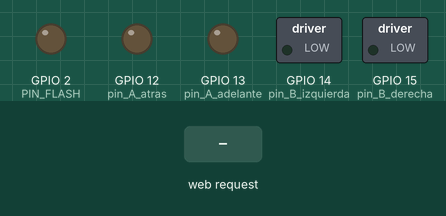
Simulated run of this sketch. Board: ESP32. Parts: switched loads named in the sketch (green lamp = pin HIGH), output pins drawn as LEDs (lit = HIGH). The test bench sets the inputs (shaded band). WiFi joins after 1.5 s; servers stay silent unless stated; the camera gives no picture; what the sketch prints to the serial monitor is not drawn.

Above: at 3.0 s.
3.1 s: HTTP request GET /avanzar received
At 3.4 s:
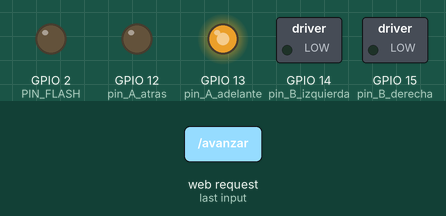
4.6 s: HTTP request GET /atras received
At 5.7 s:
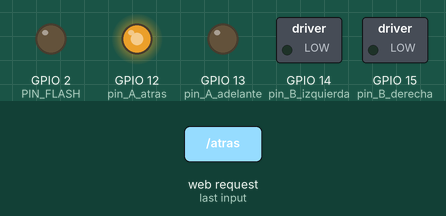
6.1 s: HTTP request GET /izquierda received
At 6.8 s:
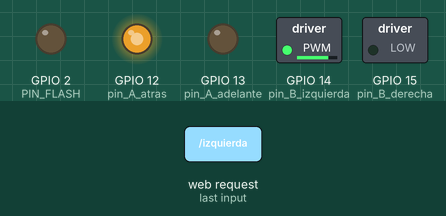
7.6 s: HTTP request GET /parar_propulsion received
At 8.0 s:
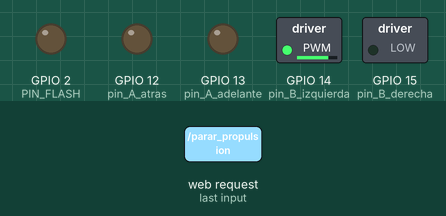
9.1 s: HTTP request GET /derecha received
At 10.3 s:
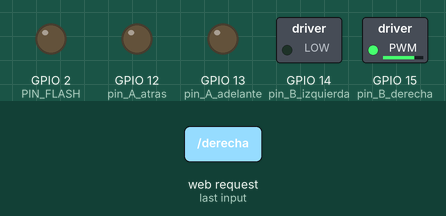
10.6 s: HTTP request GET /flash_on received
At 11.5 s:
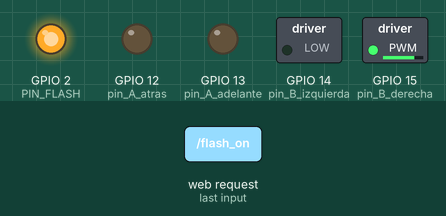
Timing chart, 0 to 13.1 s (numbered marks = the images above; inputs shaded):
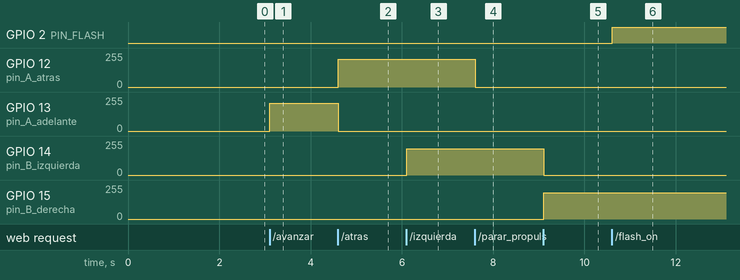

Measured:
- after the input at 3.1 s, GPIO 13 (pin_A_adelante): 0/255 → 210/255 at once
- after the input at 4.6 s, GPIO 12 (pin_A_atras): 0/255 → 210/255 at once; GPIO 13 (pin_A_adelante): 210/255 → 0/255 at once
- after the input at 6.1 s, GPIO 14 (pin_B_izquierda): 0/255 → 198/255 at once
- after the input at 7.6 s, GPIO 12 (pin_A_atras): 210/255 → 0/255 at once
- after the input at 9.1 s, GPIO 14 (pin_B_izquierda): 198/255 → 0/255 at once; GPIO 15 (pin_B_derecha): 0/255 → 198/255 at once
- after the input at 10.6 s, GPIO 2 (PIN_FLASH): LOW → HIGH at once

The sketch:

Coche_ESP32_Web.ino
```cpp
#include <WiFi.h>
#include <ESPAsyncWebServer.h>
#include <ESPmDNS.h>

#include "esp_camera.h"
#include "camera_pins.h"
#include "stream_server.h"
#include "control_motores.h"

#define PIN_FLASH 2    // Flash LED (Asegúrate que es el 4 en tu placa, a veces es el 2)
//#define LED_PIN       // LED de estado (rojo trasero, suele ser 33 invertido)

// --- WI-FI ---
const char *ssid = "TU_RED_WIFI";
const char *password = "TU_CONTRASEÑA";


const int VELOCIDAD_BASE = 150;
const int VELOCIDAD_GIRO = 120;

AsyncWebServer server(80);

// --- HTML GAME BOY CON LÓGICA RESTAURADA ---
const char index_html[] PROGMEM = R"rawliteral(
<!DOCTYPE html>
<html>
<head>
  <title>KartGPT Controller</title>
  <meta charset="utf-8">
  <meta name="viewport" content="width=device-width, initial-scale=1.0, maximum-scale=1.0, user-scalable=no">
  <style>
    /* --- CSS ESTILO GAMEBOY (LIGERO) --- */
    body {
      background-color: #202020;
      color: white;
      font-family: sans-serif;
      display: flex;
      justify-content: center;
      align-items: center;
      min-height: 100vh;
      margin: 0;
      touch-action: manipulation;
      user-select: none;
    }

    /* Carcasa */
    .gb-body {
      background-color: #9DBBE3; /* Teal GBC */
      width: 320px;
      height: 580px;
      border-radius: 10px 10px 50px 10px;
      box-shadow: 5px 5px 15px rgba(0,0,0,0.5), inset 2px 2px 5px rgba(255,255,255,0.3);
      padding: 20px;
      display: flex;
      flex-direction: column;
      align-items: center;
      position: relative;
    }

    /* Marco Pantalla */
    .screen-lens {
      background-color: #555;
      width: 100%;
      padding: 15px 0 30px 0;
      border-radius: 10px 10px 40px 10px;
      box-shadow: inset 2px 2px 5px rgba(0,0,0,0.5);
      display: flex;
      flex-direction: column;
      align-items: center;
      margin-bottom: 20px;
    }

    /* LCD */
    .screen-container {
        width: 240px; height: 180px;
        background: #000;
        border: 4px solid #444;
        display: flex; align-items: center; justify-content: center;
        box-shadow: inset 2px 2px 5px rgba(0,0,0,0.6);
        overflow: hidden;
    }
    img#stream { width: 100%; height: 100%; object-fit: cover; }

    /* Mensaje de Estado (ID restaurado a auto-msg) */
    #auto-msg {
        display: none;
        color: #0f0;
        font-family: monospace;
        font-weight: bold;
        text-align: center;
    }

    .power-led {
        position: absolute; top: 80px; left: 15px;
        width: 8px; height: 8px; border-radius: 50%;
        background-color: #333;
    }
    .power-led.on { background-color: red; box-shadow: 0 0 5px red; }

    /* Área Controles */
    .controls-area { width: 100%; display: flex; justify-content: space-between; margin-top: 20px; }

    /* Cruceta */
    .dpad { width: 100px; height: 100px; position: relative; }
    .d-btn { position: absolute; background: #222; border: none; cursor: pointer; }
    .d-btn:active, .d-btn.active-key { background: #444; }

    #btn-fwd { top: 0; left: 33px; width: 34px; height: 34px; border-radius: 3px 3px 0 0; }
    #btn-bwd { bottom: 0; left: 33px; width: 34px; height: 34px; border-radius: 0 0 3px 3px; }
    #btn-left { top: 33px; left: 0; width: 34px; height: 34px; border-radius: 3px 0 0 3px; }
    #btn-right { top: 33px; right: 0; width: 34px; height: 34px; border-radius: 0 3px 3px 0; }
    .d-center { position: absolute; top: 33px; left: 33px; width: 34px; height: 34px; background: #222; z-index: 1; }

    /* Botones A/B */
    .action-group { transform: rotate(-20deg); margin-top: 10px; }
    .round-btn {
        width: 45px; height: 45px; border-radius: 50%; border: none;
        color: #333; font-weight: bold; font-size: 10px;
        box-shadow: 2px 2px 5px rgba(0,0,0,0.3); cursor: pointer;
        margin-left: 10px; display: flex; justify-content: center; align-items: center;
    }
    .round-btn:active { transform: scale(0.95); box-shadow: inset 1px 1px 3px rgba(0,0,0,0.4); }

    /* Botón LED (E) */
    #btn-led { background: #a0a; margin-bottom: 15px; }
    #btn-led.active { background: #d0d; box-shadow: 0 0 10px #fff; color: white; }

    /* Botón MODO (Espacio) */
    #btn-mode { background: #555; color: white; }
    #btn-mode.mode-auto { background: #4caf50; box-shadow: 0 0 10px #4caf50; }

    .label { font-size: 10px; color: #333; font-weight: bold; text-align: center; margin-top: 2px;}

  </style>
</head>
<body>

  <div class="gb-body">
    <div class="screen-lens">
      <div class="power-led on"></div>
      <div class="screen-container">
        <img id="stream" src="">
        <div id="auto-msg">ESPERANDO<br>PYTHON...</div>
      </div>
      <div style="margin-top:5px; font-size:12px; font-weight:bold; color:#ccc; letter-spacing:1px;">KART<span style="color:#d0d">GPT</span></div>
    </div>

    <div class="controls-area">

      <div class="dpad" id="manual-controls">
        <div class="d-center"></div>
        <button class="d-btn" id="btn-fwd" onmousedown="startMove('/avanzar')" onmouseup="stopPropulsion()" ontouchstart="startMove('/avanzar')" ontouchend="stopPropulsion()"></button>
        <button class="d-btn" id="btn-left" onmousedown="startMove('/izquierda')" onmouseup="stopDireccion()" ontouchstart="startMove('/izquierda')" ontouchend="stopDireccion()"></button>
        <button class="d-btn" id="btn-right" onmousedown="startMove('/derecha')" onmouseup="stopDireccion()" ontouchstart="startMove('/derecha')" ontouchend="stopDireccion()"></button>
        <button class="d-btn" id="btn-bwd" onmousedown="startMove('/atras')" onmouseup="stopPropulsion()" ontouchstart="startMove('/atras')" ontouchend="stopPropulsion()"></button>
      </div>

      <div class="action-group">
        <div style="text-align:center;">
            <button id="btn-led" class="round-btn" onclick="toggleLed()">LED (E)</button>
        </div>
        <div style="text-align:center; margin-right: 30px;">
            <button id="btn-mode" class="round-btn" onclick="toggleMode()">MANUAL</button>
        </div>
      </div>

    </div>
  </div>

  <script>
     let isAutoMode = false;
     let isLedOn = false;
     const streamImg = document.getElementById('stream');
     const autoMsg = document.getElementById('auto-msg');
     const modeBtn = document.getElementById('btn-mode');
     const ledBtn = document.getElementById('btn-led');
     const manualControls = document.getElementById('manual-controls');

     // Al cargar, iniciamos en manual (Video ON)
     window.onload = function() {
       startVideo();
     };

     function startVideo() {
       streamImg.style.display = 'block';
       autoMsg.style.display = 'none';
       streamImg.src = 'http://' + window.location.hostname + ':81/stream';
     }

     function stopVideo() {
       streamImg.src = ""; // ESTO ES CLAVE: Libera el socket
       streamImg.style.display = 'none';
       autoMsg.style.display = 'block';
     }

     function toggleMode() {
       isAutoMode = !isAutoMode;

       if (isAutoMode) {
         // --- ACTIVAR MODO AUTOMÁTICO ---
         stopVideo();
         stopAll();
         // Cambiar UI
         modeBtn.innerText = "AUTO";
         modeBtn.className = "round-btn mode-auto";
         manualControls.style.opacity = "0.3";
         manualControls.style.pointerEvents = "none";

       } else {
         // --- VOLVER A MODO MANUAL ---
         startVideo();
         // Cambiar UI
         modeBtn.innerText = "MANUAL";
         modeBtn.className = "round-btn mode-manual";
         manualControls.style.opacity = "1";
         manualControls.style.pointerEvents = "auto";
       }
     }

     function toggleLed() {
         isLedOn = !isLedOn;
         // Arreglo de rutas: El C++ espera /flash_on o /flash_off
         sendCommand(isLedOn ? '/flash_on' : '/flash_off');

         if (isLedOn) {
             ledBtn.classList.add('active');
         } else {
             ledBtn.classList.remove('active');
         }
     }

     // --- Funciones de Control ---
     function sendCommand(url) {
       fetch(url, { method: 'GET' }).catch(err => console.error('Error:', err));
     }
     function startMove(dir) { sendCommand(dir); }
     function stopPropulsion() { sendCommand('/parar_propulsion'); }
     function stopDireccion() { sendCommand('/parar_direccion'); }
     function stopAll() { sendCommand('/parar_todo'); }

     // --- Control por Teclado ---
     const keyActions = {
       'w': { start: '/avanzar', stop: '/parar_propulsion', btnId: 'btn-fwd' },
       's': { start: '/atras', stop: '/parar_propulsion', btnId: 'btn-bwd' },
       'a': { start: '/izquierda', stop: '/parar_direccion', btnId: 'btn-left' },
       'd': { start: '/derecha', stop: '/parar_direccion', btnId: 'btn-right' },
       ' ': { action: 'mode_toggle' },  // Espacio -> Modo
       'e': { action: 'led_toggle', btnId: 'btn-led' } // E -> LED
     };

     document.addEventListener('keydown', (event) => {
       if (event.repeat) return;
       const key = event.key.toLowerCase();
       const action = keyActions[key];

       if (action) {
           // Prevenir scroll con espacio
           if (key === ' ') event.preventDefault();

           if (action.action === 'led_toggle') {
               toggleLed();
           } else if (action.action === 'mode_toggle') {
               toggleMode();
           } else if (!isAutoMode) {
               // Comandos de movimiento (solo si no está en auto)
               sendCommand(action.start);
               if (action.btnId) document.getElementById(action.btnId).classList.add('active-key');
           }
       }
     });

     document.addEventListener('keyup', (event) => {
       if (isAutoMode) return;
       const key = event.key.toLowerCase();
       const action = keyActions[key];

       if (action && action.stop) {
         sendCommand(action.stop);
         if (action.btnId) document.getElementById(action.btnId).classList.remove('active-key');
       }
     });

     document.oncontextmenu = function(event) { event.preventDefault(); return false; };
   </script>
</body>
</html>
)rawliteral";

// --- SETUP CÁMARA ---
void setupCamara(){
  camera_config_t config;
  config.ledc_channel = LEDC_CHANNEL_0;
  config.ledc_timer = LEDC_TIMER_0;
  config.pin_d0 = Y2_GPIO_NUM;
  config.pin_d1 = Y3_GPIO_NUM;
  config.pin_d2 = Y4_GPIO_NUM;
  config.pin_d3 = Y5_GPIO_NUM;
  config.pin_d4 = Y6_GPIO_NUM;
  config.pin_d5 = Y7_GPIO_NUM;
  config.pin_d6 = Y8_GPIO_NUM;
  config.pin_d7 = Y9_GPIO_NUM;
  config.pin_xclk = XCLK_GPIO_NUM;
  config.pin_pclk = PCLK_GPIO_NUM;
  config.pin_vsync = VSYNC_GPIO_NUM;
  config.pin_href = HREF_GPIO_NUM;
  config.pin_sccb_sda = SIOD_GPIO_NUM;
  config.pin_sccb_scl = SIOC_GPIO_NUM;
  config.pin_pwdn = PWDN_GPIO_NUM;
  config.pin_reset = RESET_GPIO_NUM;
  config.xclk_freq_hz = 20000000;
  config.frame_size = FRAMESIZE_QVGA;
  config.pixel_format = PIXFORMAT_JPEG;
  config.grab_mode = CAMERA_GRAB_WHEN_EMPTY;
  config.fb_location = CAMERA_FB_IN_PSRAM;
  config.jpeg_quality = 12;
  config.fb_count = 1;

  if (esp_camera_init(&config) != ESP_OK) {
    Serial.println("Error al iniciar cámara");
    return;
  }
  sensor_t * s = esp_camera_sensor_get();
  s->set_hmirror(s, 1);
  s->set_vflip(s, 1);
}

// --- RUTAS ---
void setupServerRoutes() {
  server.on("/", HTTP_GET, [](AsyncWebServerRequest *request){
    request->send_P(200, "text/html", index_html);
  });

  // Rutas de Movimiento
  server.on("/avanzar", HTTP_GET, [](AsyncWebServerRequest *request){
    avanzar(VELOCIDAD_BASE); request->send(200, "text/plain", "OK");
  });
  server.on("/atras", HTTP_GET, [](AsyncWebServerRequest *request){
    retroceder(VELOCIDAD_BASE); request->send(200, "text/plain", "OK");
  });
  server.on("/parar_propulsion", HTTP_GET, [](AsyncWebServerRequest *request){
    parar_propulsion(); request->send(200, "text/plain", "OK");
  });
  server.on("/izquierda", HTTP_GET, [](AsyncWebServerRequest *request){
    girar_direccion(VELOCIDAD_GIRO, IZQ); request->send(200, "text/plain", "OK");
  });
  server.on("/derecha", HTTP_GET, [](AsyncWebServerRequest *request){
    girar_direccion(VELOCIDAD_GIRO, DER); request->send(200, "text/plain", "OK");
  });
  server.on("/parar_direccion", HTTP_GET, [](AsyncWebServerRequest *request){
    parar_direccion(); request->send(200, "text/plain", "OK");
  });
  server.on("/parar_todo", HTTP_GET, [](AsyncWebServerRequest *request){
    parar_propulsion(); parar_direccion(); request->send(200, "text/plain", "OK");
  });

  // --- RUTAS LED ---
  server.on("/flash_on", HTTP_GET, [](AsyncWebServerRequest *request){
    digitalWrite(PIN_FLASH, HIGH);
    request->send(200, "text/plain", "LED ON");
  });
  server.on("/flash_off", HTTP_GET, [](AsyncWebServerRequest *request){
    digitalWrite(PIN_FLASH, LOW);
    request->send(200, "text/plain", "LED OFF");
  });
}

// --- SETUP ---
void setup() {
  Serial.begin(115200);

  // Configuración de Pines LED
  pinMode(PIN_FLASH, OUTPUT);
  digitalWrite(PIN_FLASH, LOW);
 // pinMode(LED_PIN, OUTPUT); // LED rojo trasero (opcional)
//  digitalWrite(LED_PIN, HIGH); // Apagado (lógica inversa en algunos modelos)

  setupCamara();
  setupMotores();

  WiFi.begin(ssid, password);
  while (WiFi.status() != WL_CONNECTED) {
    delay(500);
    Serial.print(".");
  }
  Serial.println("\nIP: ");
  Serial.println(WiFi.localIP());

  if (MDNS.begin("coche-esp32")) {
    MDNS.addService("http", "tcp", 80);
  }

  setupServerRoutes();
  server.begin();
  startCameraStreamServer();
}

void loop() {}
```

control_motores.cpp
```cpp
#include <Arduino.h>
#include "control_motores.h" // Incluimos su propio archivo de cabecera

// --- Configuración de Hardware ---
#define PWM_FREQ 5000
#define PWM_RESOLUTION 8
const int MIN_MOTOR_SPEED = 150;

// --- Definición de Pines ---
// Motor A (Propulsión)
const int pin_A_adelante = 13; // in 1
const int pin_A_atras = 12; // in 2
// Motor B (Dirección)
const int pin_B_derecha = 15; // in 3
const int pin_B_izquierda = 14; // in 4

// --- Implementación de Funciones ---

/**
 * @brief Calcula el valor PWM real basado en la velocidad mínima
 */
int calcularPWM(int vel) {
  if (vel == 0) return 0;
  return map(vel, 1, 255, MIN_MOTOR_SPEED, 255);
}

/**
 * @brief Configura todos los pines y el PWM para los motores
 */
void setupMotores() {
  ledcAttach(pin_A_adelante, PWM_FREQ, PWM_RESOLUTION);
  ledcAttach(pin_A_atras, PWM_FREQ, PWM_RESOLUTION);
  ledcAttach(pin_B_derecha, PWM_FREQ, PWM_RESOLUTION);
  ledcAttach(pin_B_izquierda, PWM_FREQ, PWM_RESOLUTION);
  parar_propulsion();
  parar_direccion();
}

void avanzar(int vel) {
  int motorPWM = calcularPWM(vel);
  ledcWrite(pin_A_adelante, motorPWM);
  ledcWrite(pin_A_atras, 0);
}

void retroceder(int vel) {
  int motorPWM = calcularPWM(vel);
  ledcWrite(pin_A_adelante, 0);
  ledcWrite(pin_A_atras, motorPWM);
}

void parar_propulsion() {
  ledcWrite(pin_A_adelante, 0);
  ledcWrite(pin_A_atras, 0);
}

void girar_direccion(int vel, int dir) {
  int motorPWM = calcularPWM(vel);
  if (dir == DER) {
    ledcWrite(pin_B_derecha, motorPWM);
    ledcWrite(pin_B_izquierda, 0);
  } else if (dir == IZQ) {
    ledcWrite(pin_B_derecha, 0);
    ledcWrite(pin_B_izquierda, motorPWM);
  }
}

void parar_direccion() {
  ledcWrite(pin_B_derecha, 0);
  ledcWrite(pin_B_izquierda, 0);
}
```

control_motores.h
```cpp
#ifndef CONTROL_MOTORES_H
#define CONTROL_MOTORES_H

// --- Constantes de Control ---
#define IZQ -1
#define DER 1

// --- Declaración de Funciones ---
// (Estas son las funciones que el .ino principal podrá llamar)

void setupMotores();
void avanzar(int vel);
void retroceder(int vel);
void parar_propulsion();
void girar_direccion(int vel, int dir);
void parar_direccion();

#endif
```

stream_server.cpp
```cpp
#include "esp_http_server.h"
#include "esp_timer.h"
#include "esp_camera.h"
#include "stream_server.h"

// Define el tipo de contenido para un stream MJPEG
#define PART_BOUNDARY "123456789000000000000987654321"
static const char* _STREAM_CONTENT_TYPE = "multipart/x-mixed-replace;boundary=" PART_BOUNDARY;

// Manejador del stream: esta función se ejecuta cada vez que un navegador pide el /stream
static esp_err_t stream_handler(httpd_req_t *req){
  camera_fb_t * fb = NULL;
  esp_err_t res = ESP_OK;
  char * part_buf[64];

  // Envía la cabecera del stream
  res = httpd_resp_set_type(req, _STREAM_CONTENT_TYPE);
  if(res != ESP_OK){
    return res;
  }

  // Bucle infinito mientras el cliente esté conectado
  while(true){
    fb = esp_camera_fb_get(); // Obtiene un frame de la cámara
    if (!fb) {
      continue;
    }

    // Envía la cabecera de esta "parte" del stream (un frame JPG)
    res = httpd_resp_send_chunk(req, (const char *)part_buf,
            sprintf((char *)part_buf, "Content-Type: image/jpeg\r\nContent-Length: %u\r\n\r\n", fb->len));

    if(res == ESP_OK){
      // Envía los datos de la imagen
      res = httpd_resp_send_chunk(req, (const char *)fb->buf, fb->len);
    }

    // Envía el delimitador de la "parte"
    if(res == ESP_OK){
      res = httpd_resp_send_chunk(req, "\r\n--" PART_BOUNDARY "\r\n", strlen("\r\n--" PART_BOUNDARY "\r\n"));
    }

    esp_camera_fb_return(fb); // Devuelve el buffer del frame

    if(res != ESP_OK){
      break; // Si hay un error (ej. cliente se desconectó), salimos
    }
  }
  return res;
}

// Función que inicia el servidor
void startCameraStreamServer(){
  httpd_handle_t stream_httpd = NULL;
  httpd_config_t config = HTTPD_DEFAULT_CONFIG();
  config.server_port = 81; // Puerto 81
  config.ctrl_port = 81;   // Puerto de control (igual)

  // URI (ruta) para el stream
  httpd_uri_t stream_uri = {
    .uri       = "/stream",
    .method    = HTTP_GET,
    .handler   = stream_handler,
    .user_ctx  = NULL
  };

  // Inicia el servidor
  if (httpd_start(&stream_httpd, &config) == ESP_OK) {
    // Registra el manejador de la ruta /stream
    httpd_register_uri_handler(stream_httpd, &stream_uri);
  }
}
```

stream_server.h
```cpp
#pragma once

// Inicia el servidor de stream en el puerto 81
void startCameraStreamServer();
```

Source omitted: camera_pins.h (551 bytes)
